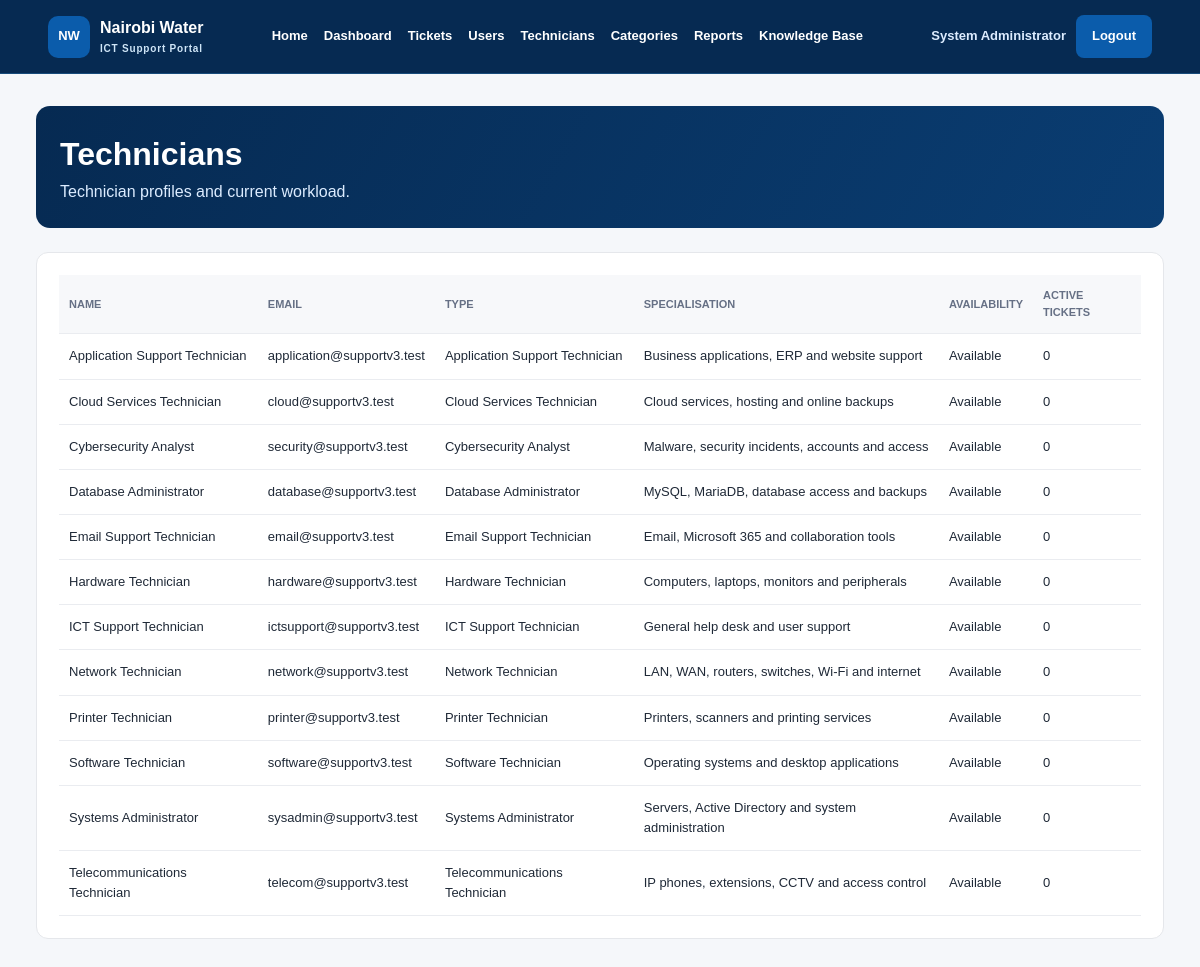
Screenshot of /admin/technicians.php (signed in) with the database file from the repository.
### tables this page shows
CREATE TABLE technicians (
    id INT UNSIGNED AUTO_INCREMENT PRIMARY KEY,
    user_id INT UNSIGNED NOT NULL UNIQUE,
    technician_type VARCHAR(120) NOT NULL,
    specialization VARCHAR(160) NULL,
    availability ENUM('Available','Busy','Offline')
        NOT NULL DEFAULT 'Available',
    created_at TIMESTAMP DEFAULT CURRENT_TIMESTAMP,
    updated_at TIMESTAMP DEFAULT CURRENT_TIMESTAMP
        ON UPDATE CURRENT_TIMESTAMP,

    CONSTRAINT fk_technician_user
        FOREIGN KEY (user_id)
        REFERENCES users(id)
        ON DELETE CASCADE
        ON UPDATE CASCADE
);

CREATE TABLE users (
    id INT UNSIGNED AUTO_INCREMENT PRIMARY KEY,
    name VARCHAR(120) NOT NULL,
    email VARCHAR(160) NOT NULL UNIQUE,
    department_id INT UNSIGNED NULL,
    password VARCHAR(255) NOT NULL,
    role ENUM('user','technician','admin') NOT NULL DEFAULT 'user',
    account_status ENUM('Active','Inactive','Suspended')
        NOT NULL DEFAULT 'Active',
    last_login DATETIME NULL,
    created_at TIMESTAMP DEFAULT CURRENT_TIMESTAMP,
    updated_at TIMESTAMP DEFAULT CURRENT_TIMESTAMP
        ON UPDATE CURRENT_TIMESTAMP,

    CONSTRAINT fk_users_department
        FOREIGN KEY (department_id)
        REFERENCES departments(id)
        ON DELETE SET NULL
        ON UPDATE CASCADE
);

### includes/auth.php (called while the page is built, shortened)
<?php
function e($value): string {
    return htmlspecialchars((string)$value, ENT_QUOTES, "UTF-8");
}
?>

### admin/technicians.php (the view, shortened to what this page needs)
<?php
require_once "../includes/auth.php";
require_once "../config/db.php";
$rows = $conn->query(
    "SELECT t.id,u.name,u.email,t.technician_type,t.specialization,t.availability,
            COUNT(tk.id) workload
     FROM technicians t
     JOIN users u ON u.id=t.user_id
     LEFT JOIN tickets tk ON tk.technician_id=t.id
       AND tk.status NOT IN ('Resolved','Closed','Cancelled')
     GROUP BY t.id,u.name,u.email,t.technician_type,t.specialization,t.availability
     ORDER BY u.name"
);
?>
<!DOCTYPE html>
<html><head><meta charset="UTF-8"><meta name="viewport" content="width=device-width,initial-scale=1"><title>Technicians</title><link rel="stylesheet" href="../css/style.css"></head>
<body><?php include "../includes/nav.php"; ?>
<main class="container"><div class="dashboard-header"><div><h1>Technicians</h1><p>Technician profiles and current workload.</p></div></div>
<section class="panel"><div class="table-wrap"><table>
<thead><tr><th>Name</th><th>Email</th><th>Type</th><th>Specialisation</th><th>Availability</th><th>Active Tickets</th></tr></thead>
<tbody><?php while($t=$rows->fetch_assoc()): ?>
<tr><td><?= e($t["name"]) ?></td><td><?= e($t["email"]) ?></td><td><?= e($t["technician_type"]) ?></td><td><?= e($t["specialization"] ?? "-") ?></td><td><?= e($t["availability"]) ?></td><td><?= (int)$t["workload"] ?></td></tr>
<?php endwhile; ?></tbody></table></div></section>
</main></body></html>

### css/style.css (style rules this page uses)
:root { --red:#0b5cab;--red-dark:#073f78;--navy:#062a52;--ink:#1f2937;--muted:#667085; --line:#e5e7eb;--soft:#f5f7fa;--white:#ffffff;--green:#168447;--amber:#8a6400; }
* { box-sizing:border-box;margin:0;padding:0 }
body { font-family:Arial,Helvetica,sans-serif;background:var(--soft);color:var(--ink);line-height:1.55 }
.container { width:min(1180px,94%);margin:32px auto }
.dashboard-header { display:flex;justify-content:space-between;align-items:center;gap:18px;margin-bottom:24px }
.dashboard-header p { color:var(--muted) }
.panel { background:#fff;border:1px solid var(--line);border-radius:12px;padding:22px;margin-bottom:22px }
.table-wrap { overflow-x:auto }
table { width:100%;border-collapse:collapse }
th,td { padding:12px 10px;text-align:left;border-bottom:1px solid #eaecf0;font-size:13px }
th { background:#f7f8fa;text-transform:uppercase;color:#667085;font-size:11px }
.dashboard-header { background:linear-gradient(120deg,#062a52,#0a3d72);color:#fff;padding:24px;border-radius:14px }
.dashboard-header p { color:#dcecff }

### rows the page displays
technicians: user.name "Application Support Technician", user.email "application@supportv3.test", technician_type "Application Support Technician", specialization "Business applications, ERP and website support", availability "Available", workload "0"
technicians: user.name "Cloud Services Technician", user.email "cloud@supportv3.test", technician_type "Cloud Services Technician", specialization "Cloud services, hosting and online backups", availability "Available", workload "0"
technicians: user.name "Cybersecurity Analyst", user.email "security@supportv3.test", technician_type "Cybersecurity Analyst", specialization "Malware, security incidents, accounts and access", availability "Available", workload "0"
technicians: user.name "Database Administrator", user.email "database@supportv3.test", technician_type "Database Administrator", specialization "MySQL, MariaDB, database access and backups", availability "Available", workload "0"
technicians: user.name "Email Support Technician", user.email "email@supportv3.test", technician_type "Email Support Technician", specialization "Email, Microsoft 365 and collaboration tools", availability "Available", workload "0"
technicians: user.name "Hardware Technician", user.email "hardware@supportv3.test", technician_type "Hardware Technician", specialization "Computers, laptops, monitors and peripherals", availability "Available", workload "0"
technicians: user.name "ICT Support Technician", user.email "ictsupport@supportv3.test", technician_type "ICT Support Technician", specialization "General help desk and user support", availability "Available", workload "0"
technicians: user.name "Network Technician", user.email "network@supportv3.test", technician_type "Network Technician", specialization "LAN, WAN, routers, switches, Wi-Fi and internet", availability "Available", workload "0"
technicians: user.name "Printer Technician", user.email "printer@supportv3.test", technician_type "Printer Technician", specialization "Printers, scanners and printing services", availability "Available", workload "0"
technicians: user.name "Software Technician", user.email "software@supportv3.test", technician_type "Software Technician", specialization "Operating systems and desktop applications", availability "Available", workload "0"
technicians: user.name "Systems Administrator", user.email "sysadmin@supportv3.test", technician_type "Systems Administrator", specialization "Servers, Active Directory and system administration", availability "Available", workload "0"
technicians: user.name "Telecommunications Technician", user.email "telecom@supportv3.test", technician_type "Telecommunications Technician", specialization "IP phones, extensions, CCTV and access control", availability "Available", workload "0"

### other values shown
$_SESSION["name"] "System Administrator"
